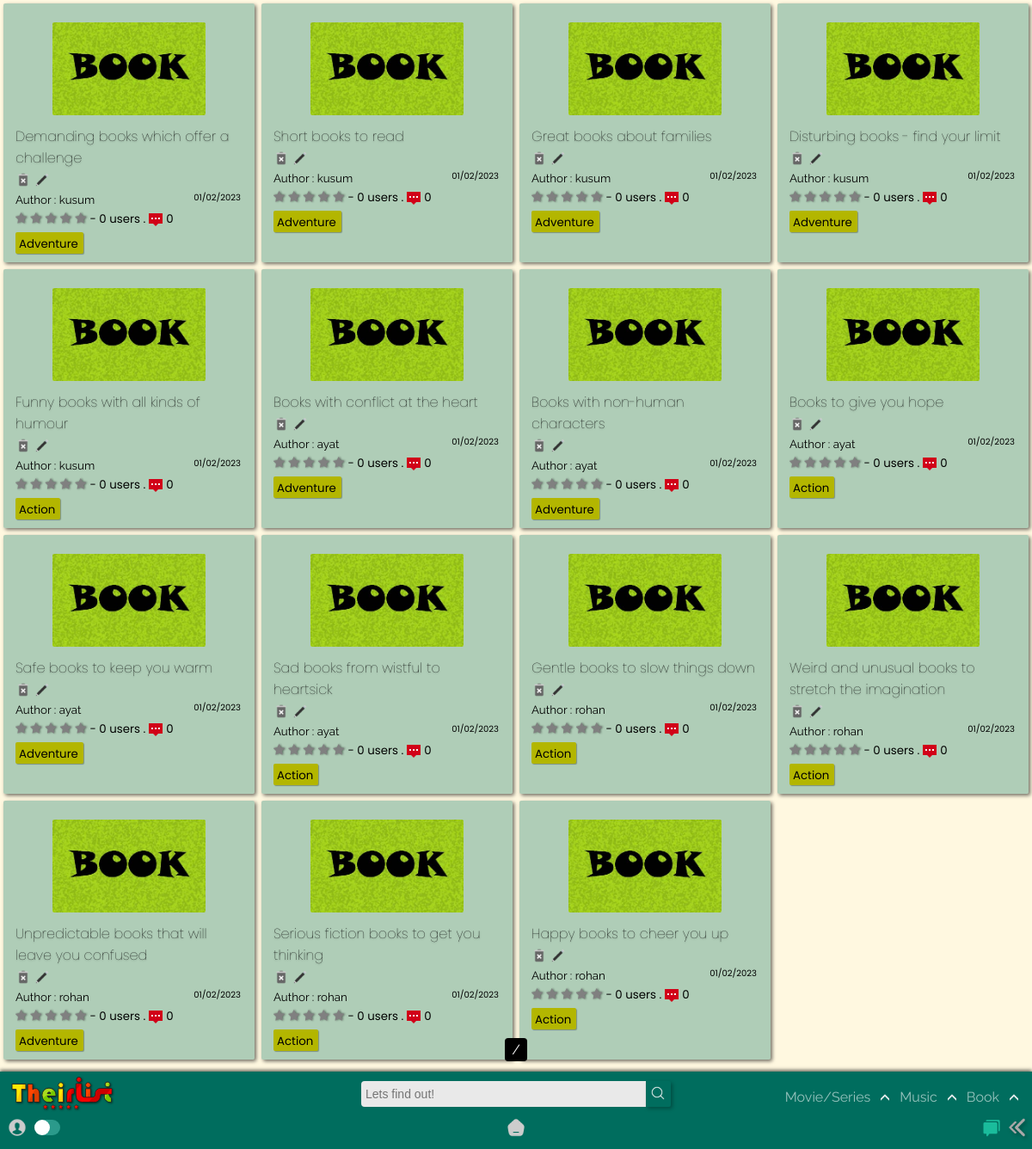
Screenshot of /home/booklist/ with the database file from the repository.
### app/models.py (models this page shows, shortened)
class BookList(models.Model):
    title = models.CharField(max_length=120)
    creator = models.ForeignKey(User,on_delete=models.SET_NULL,blank=True, null=True)
    genre = models.ManyToManyField('BookGenre',blank=True)
    posted = models.DateTimeField(auto_now_add=True)
    content = RichTextField(null=True,default=' ')
    type = models.CharField(max_length=10,default="book")
    spoiler_choices = [(False, 'No'),(True, 'Yes')]
    spoiler = models.BooleanField(default=False,null=True, choices = spoiler_choices)
    slug = models.SlugField(max_length= 300,null=True, blank = True, unique=True)
    def average_rating(self) -> float:
        return BookStarr.objects.filter(list=self).aggregate(Avg("rate"))["rate__avg"] or 0
    def count_rating(self):
        return BookStarr.objects.filter(list=self).count()
    def count_comments(self):
        return BookReview.objects.filter(BookList=self).count()

class BookGenre(models.Model):
    name = models.CharField(max_length=150)
    def __str__(self):
        return self.name

### app/views.py (the view)
# urls.py: path('booklist/',TheirListBookView.as_view(),name = 'booklist'),
class TheirListBookView(ListView): #books
    model = BookList
    template_name ='app/Booklist_list.html'
    def get_queryset(self, *args, **kwargs):
        qs = super().get_queryset(*args, **kwargs)
        qs = qs.order_by("-id")
        return qs

### templates/app/booklist_list.html (shortened to what this page needs)
{% extends "index.html" %}
{% load static %}
{% block content %}
<section>
  <div class="contain-sec" id="contain-sec">
    {% for lola in object_list %}
    <div class="elements">
      <div class="thumb">
        <img src="{% static 'app/images/book-poster.jpg' %}" width="100px" />
      </div>
      <div class="Title">
        <a href="{{lola.slug}}/"><h4 class="tit" id="tit">{{lola.title}}</h4></a>
        {% if user.id == lola.creator.id %}
          <a href="{% url 'app:delete_book' lola.slug %}"><img src ="{% static 'app/images/delete.png' %}"></a>
          <a href="{% url 'app:update_booklist' lola.slug %}"><img src ="{% static 'app/images/edit.png' %}"></a>
        {% else %}
        <img src ="{% static 'app/images/delete-dis.png' %}">
        <img src ="{% static 'app/images/edit-dis.png' %}">
        {% endif %}
        </div>
      <div class="Author">
        <small>Author : {{lola.creator.username}}<span>{{lola.posted|date:"SHORT_DATE_FORMAT"}}</span></small>
      </div>
      <div class="rating">
        <span class="star-headline">
          <span class="fa fa-star {% if lola.average_rating > 0 %} checked {% endif %}"></span>
          <span class="fa fa-star {% if lola.average_rating > 1 %} checked {% endif %}"></span>
          <span class="fa fa-star {% if lola.average_rating > 2 %} checked {% endif %}"></span>
          <span class="fa fa-star {% if lola.average_rating > 3 %} checked {% endif %}" ></span>
          <span class="fa fa-star {% if lola.average_rating > 4 %} checked {% endif %}"></span>
        </span>
        <small> - {{lola.count_rating}} users .<img class="comments_count" src="{% static 'app/images/comments.png' %}">{{lola.count_comments}}</small>
      </div>
        {% for tag in lola.genre.all %}
        <div class="Genre">
          <a href="{% url 'app:book' query=tag %}">
            <small>{{ tag }}</small>
          </a>
        </div>
          {% empty %}
          No tags!
        {% endfor %}
    </div>
    {% endfor %}
  </div>
  <div class="pagination_pages">
    <span class="step-links">
        <span class="current">
        {{ page_obj.number }} / {{ page_obj.paginator.num_pages }}
        </span>
    </span>
  </div>
</section>
{% endblock content %}

### static/app/css/desk.css (style rules this page uses)
:root { --rd: #D10000; --white: rgb(233, 233, 233); --rd2: #9DAAF2; --dark: #1d1d1d; --teal: rgb(0, 109, 94); }
* { -webkit-tap-highlight-color: transparent; margin: 0; padding: 0; box-sizing: border-box; }
body { -webkit-tap-highlight-color: transparent; background-color: #fff5d1ab; text-decoration: none; height: 100vh; display: flex; flex-direction: column; font-family: 'Raleway', sans-serif; }
.Title img { height: 18px!important; }
.Genre small { padding: 0 0; margin-right: 2px; }
.fa { color: grey; filter: drop-shadow(1px 0px 1px rgba(0, 0, 0, 0.493)); }
.star-headline span { font-size: 14px; }
.comments_count { height: 16px; margin-bottom: -4px; margin-left: 4px; margin-right: 4px; }

### staticfiles/app/css/content_css.css (style rules this page uses)
section { position: relative; z-index: 0; }
.contain-sec { padding-top: 0px; display: grid; width: 100%; color: black; grid-template-rows: repeat(auto-fit, minmax(100px, 1fr)); grid-template-columns: repeat(auto-fit, minmax(250px, 1fr)); position: relative; margin-bottom: 100px; }
.elements { padding: 10px 14px; width: auto; cursor: pointer; background-color: rgba(0, 109, 94, 0.315); margin: 4px; border-radius: 2px; position: relative; box-shadow: 2px 2px 4px #00000090; transition: all 250ms ease-in-out; }
.thumb { display: grid; justify-content: center; }
.thumb img { height: 108px; width: auto; border-radius: 2px; margin: 12px; }
.tit { font-family: Poppins; font-size: 1em; font-weight: lighter; transition: all 250ms ease-in-out; margin-bottom: 4px; text-shadow: 0px 1px 2px #0000005b; }
.Author span { position: absolute; margin-right: 16px; right: 0; cursor: pointer; font-size: 10px; font-family: 'Poppins', sans-serif; }
.rating { font-family: 'Poppins', sans-serif; }
.Genre { margin: 0px 0px; margin-top: 4px; padding: 0px 4px; border-radius: 2px; background-color: rgb(179, 182, 0); color: rgb(0, 0, 0); width: max-content; cursor: pointer; display: inline-block; box-shadow: 1px 1px 1px #0000004b; font-family: 'Poppins', sans-serif; transition: all 350ms ease-in-out; }
.pagination_pages { color: white; width: 100%; position: fixed; bottom: 106px; text-align: center; }
.step-links { width: max-content; border-radius: 4px; }
.pagination_pages a,.pagination_pages span { color: white; background-color: black; padding: 4px 4px; cursor: pointer!important; }

### templates/app/booklist_list.html (style rules this page uses)
.Title img { height: 14px; }

### rows the page displays
BookList: title "Demanding books which offer a challenge", creator.username "kusum", posted "01/02/2023", count_rating "0", count_comments "0"
BookGenre: name "Adventure"
BookList: title "Short books to read", creator.username "kusum", posted "01/02/2023", count_rating "0", count_comments "0"
BookList: title "Great books about families", creator.username "kusum", posted "01/02/2023", count_rating "0", count_comments "0"
BookList: title "Disturbing books - find your limit", creator.username "kusum", posted "01/02/2023", count_rating "0", count_comments "0"
BookList: title "Funny books with all kinds of humour", creator.username "kusum", posted "01/02/2023", count_rating "0", count_comments "0"
BookGenre: name "Action"
BookList: title "Books with conflict at the heart", creator.username "ayat", posted "01/02/2023", count_rating "0", count_comments "0"
BookList: title "Books with non-human characters", creator.username "ayat", posted "01/02/2023", count_rating "0", count_comments "0"
BookList: title "Books to give you hope", creator.username "ayat", posted "01/02/2023", count_rating "0", count_comments "0"
BookList: title "Safe books to keep you warm", creator.username "ayat", posted "01/02/2023", count_rating "0", count_comments "0"
BookList: title "Sad books from wistful to heartsick", creator.username "ayat", posted "01/02/2023", count_rating "0", count_comments "0"
BookList: title "Gentle books to slow things down", creator.username "rohan", posted "01/02/2023", count_rating "0", count_comments "0"
BookList: title "Weird and unusual books to stretch the imagination", creator.username "rohan", posted "01/02/2023", count_rating "0", count_comments "0"
BookList: title "Unpredictable books that will leave you confused", creator.username "rohan", posted "01/02/2023", count_rating "0", count_comments "0"
BookList: title "Serious fiction books to get you thinking", creator.username "rohan", posted "01/02/2023", count_rating "0", count_comments "0"
BookList: title "Happy books to cheer you up", creator.username "rohan", posted "01/02/2023", count_rating "0", count_comments "0"
